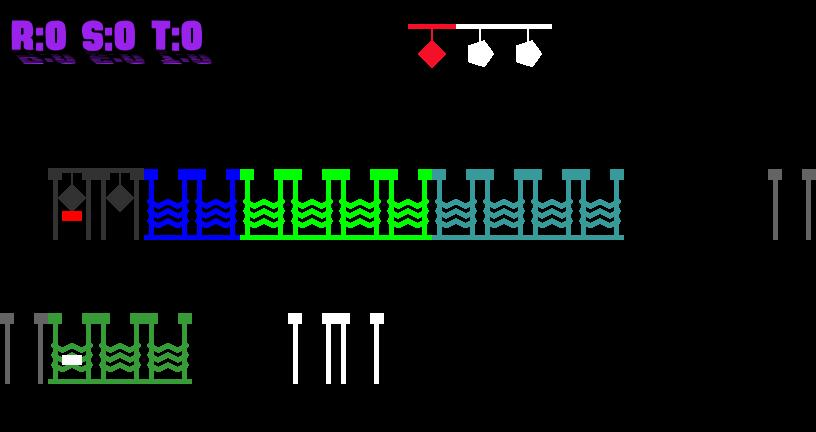
#> input picture state.jpg, 816 x 432 px, given in place of state2.jpg, which was not available
$ python cut_image.py
#> lines starting #> are read from the running program, lines starting #| are printed output that depends on the picture; pictures that were not available may be replaced by others from this repository, and a replacement may not be noted
import numpy as np

from PIL import Image
#from einops import rearrange
from os import path

__all__=['get_state','save_img','get_observation']


def load_img(fname):
    return Image.open(fname)

def save_img(data,fname,mode="RGB"):
    img = Image.fromarray(data,mode) #mode="L","RGB"
    img.save(fname)
'''
def cut_image(data,p_height,p_width):
    return rearrange(data, '(h p1) (w p2) c -> (h w) p1 p2 c', p1 = p_height, p2 = p_width) # 转置，对角线对称

def merge_images(machine_imgs:np.ndarray,cell_size=48):
    return rearrange(machine_imgs, 'n h w c -> h (n w) c',h=cell_size*3,w=cell_size)

def merge_two_images(machine_imgs:np.ndarray,products_imgs:np.ndarray,cell_size=48):
    imgs= np.concatenate((machine_imgs,products_imgs),axis=0)
    return rearrange(imgs, 'n h w c -> h (n w) c',h=cell_size*3,w=cell_size)
def get_state(img:np.ndarray,num_pructs:int=5,ncols:int=17,max_x:int=32,tile_size:int=32):
    imgs=cut_image(img,tile_size*3,tile_size)
    prds,slots= imgs[0:num_pructs],imgs[ncols:max_x+ncols]
    return slots[1:],prds
'''


def get_observation(state_img:np.ndarray,x:int,view_distance=7,cell_size=48,max_x=32):
    assert x>0
    h,w,c=state_img.shape
    bound=1+2*view_distance
    rt=np.zeros((h,cell_size*bound,c),dtype=np.uint8)
    half=bound//2
    x1,x2=int(x-half),int(x+half)
    if x1<0:x1=0
    if x2>=max_x:x2=max_x
    dis=x2-x1
    img=state_img[:,x1*cell_size:(x2+1)*cell_size]
    start=half-dis//2
    rt[:,start*cell_size:(start+dis+1)*cell_size,:]=img
    return rt

def get_state(screen_img:np.ndarray,nrows=3,ncols=20,cell_size=48):
    h,w,c=screen_img.shape
    row_imgs=[]
    step=cell_size*3
    for r in range(nrows):
        row_img=np.zeros((cell_size*3,ncols*cell_size,c),dtype=np.uint8)
        start=r*step
        row_img[:,:,:]=screen_img[r*step:(r+1)*step,:,]
        row_imgs.append(row_img)
    head=row_imgs[0]
    row_imgs.remove(head)
    row_imgs.append(head)
    return np.concatenate(row_imgs,axis=1)


def merge_demo():
    fname=path.abspath(path.dirname(__file__) + '/../../outputs/state.jpg')
    img= Image.open(fname)#.resize((600,800),Image.Resampling.BILINEAR)
    data=np.asarray(img)
    img = get_state(data)
    img=Image.fromarray(img,'RGB')
    img.save('outputs/state2.jpg')

def split_demo():
    fname=path.abspath(path.dirname(__file__) + '/../../outputs/state2.jpg')
    img= Image.open(fname)#.resize((600,800),Image.Resampling.BILINEAR)
#> img is the input picture: PIL image 816x432 RGB; mean R, G, B 8.4, 13.9, 12.8
    data=np.asarray(img)
    img=get_observation(data,3,3)
#> in get_observation, `img=state_img[:,x1*cell_size:(x2+1)*cell_size]`:
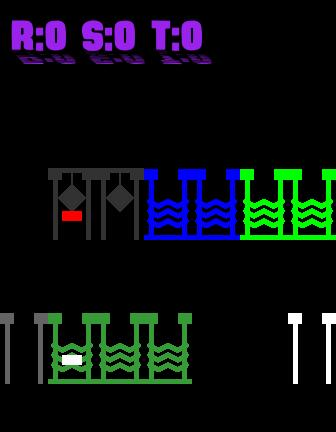
#> img: shape (432, 336, 3); mean R, G, B 10.9, 15.9, 18.3
    img=Image.fromarray(img,'RGB')
    img.save('outputs/observation_3_3.jpg')
    img=get_observation(data,3,5)
#> call 2 of get_observation, with x = 3, view_distance = 5, cell_size = 48, max_x = 32
#> in get_observation (call 2), `img=state_img[:,x1*cell_size:(x2+1)*cell_size]`:
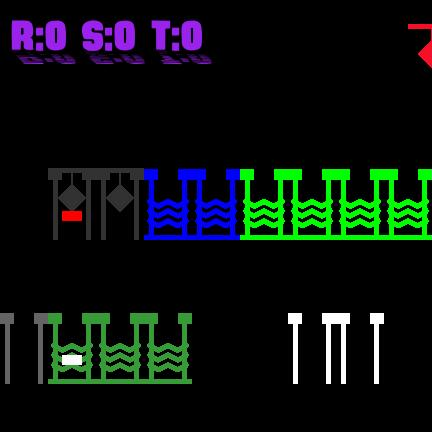
#> img: shape (432, 432, 3); mean R, G, B 10.6, 18.2, 16
#> in get_observation (call 2), `rt[:,start*cell_size:(start+dis+1)*cell_size,:]=img`:
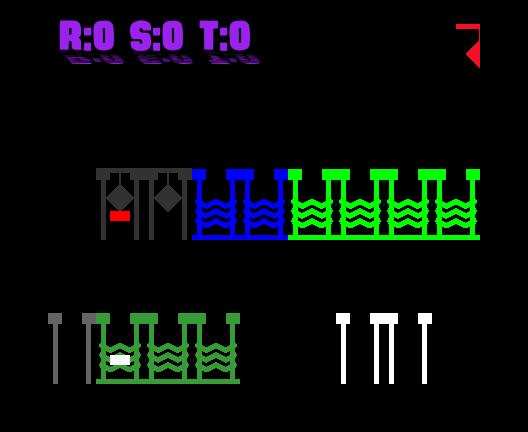
#> rt: shape (432, 528, 3); mean R, G, B 8.6, 14.9, 13.1
    img=Image.fromarray(img,'RGB')
    img.save('outputs/observation_3_5.jpg')
    img=get_observation(data,21,5)
#> call 3 of get_observation, with x = 21, view_distance = 5, cell_size = 48, max_x = 32
#> in get_observation (call 3), `img=state_img[:,x1*cell_size:(x2+1)*cell_size]`:
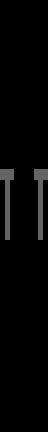
#> img: shape (432, 48, 3); min 0, max 112, mean 4.4
    img=Image.fromarray(img,'RGB')
    img.save('outputs/observation_21_5.jpg')

if __name__ == "__main__":
#> (the run stopped early here; a loop or call above may not have finished)
